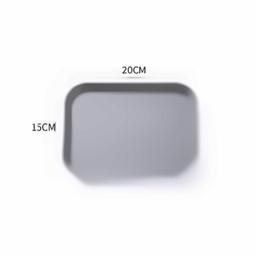
#> input picture dataset/denoised_images/image_0.jpg, 256 x 256 px; its folder holds only this picture in this run
$ python texture_analysis.py
#> lines starting #> are read from the running program, lines starting #| are printed output that depends on the picture
import os
import cv2
import numpy as np
from skimage.feature import local_binary_pattern

# Directories
input_dir = 'denoised_images'
output_dir = 'lbp_images'
if not os.path.exists(output_dir):
    os.makedirs(output_dir)

# Parameters for LBP
radius = 1
n_points = 8 * radius

# Process each image
for img_name in os.listdir(input_dir):
    img_path = os.path.join(input_dir, img_name)
    if img_name.lower().endswith(('.png', '.jpg', '.jpeg')):
        # Read the image in grayscale
        img = cv2.imread(img_path, cv2.IMREAD_GRAYSCALE)
#> img: shape (256, 256); min 33, max 255, mean 234.6

        # Compute LBP
        lbp = local_binary_pattern(img, n_points, radius, method='uniform')
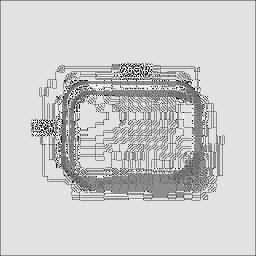
#> lbp: shape (256, 256) float64; min 0, max 9, mean 7.28; drawn with min black and max white

        # Convert LBP result to uint8 by normalizing to [0, 255] range
        lbp_uint8 = np.uint8(lbp * (255 / np.max(lbp)))

        # Save the result
        output_path = os.path.join(output_dir, img_name)
        cv2.imwrite(output_path, lbp_uint8)
        print(f"Processed and saved LBP image for {img_name}")

$ run again, on dataset/denoised_images/image_14.jpg
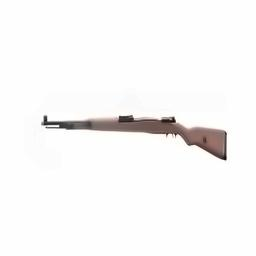
#> input picture dataset/denoised_images/image_14.jpg, 256 x 256 px
#> `lbp = local_binary_pattern(img, n_points, radius, method='uniform')`:
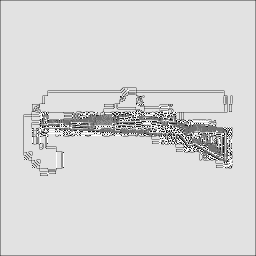
#> lbp: shape (256, 256) float64; min 0, max 9, mean 7.65; drawn with min black and max white

$ run again, on dataset/denoised_images/image_15.jpg
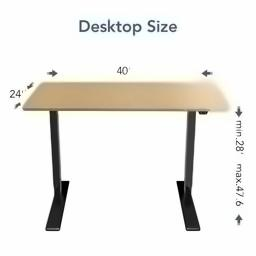
#> input picture dataset/denoised_images/image_15.jpg, 256 x 256 px
#> `img = cv2.imread(img_path, cv2.IMREAD_GRAYSCALE)`:
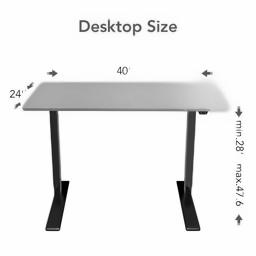
#> img: shape (256, 256); min 0, max 255, mean 236.5
#> `lbp = local_binary_pattern(img, n_points, radius, method='uniform')`:
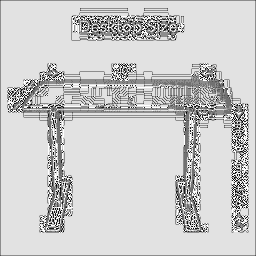
#> lbp: shape (256, 256) float64; min 0, max 9, mean 7.21; drawn with min black and max white

$ run again, on dataset/denoised_images/image_10.jpg
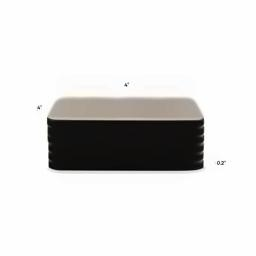
#> input picture dataset/denoised_images/image_10.jpg, 256 x 256 px
#> `lbp = local_binary_pattern(img, n_points, radius, method='uniform')`:
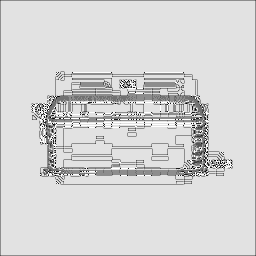
#> lbp: shape (256, 256) float64; min 0, max 9, mean 7.56; drawn with min black and max white
